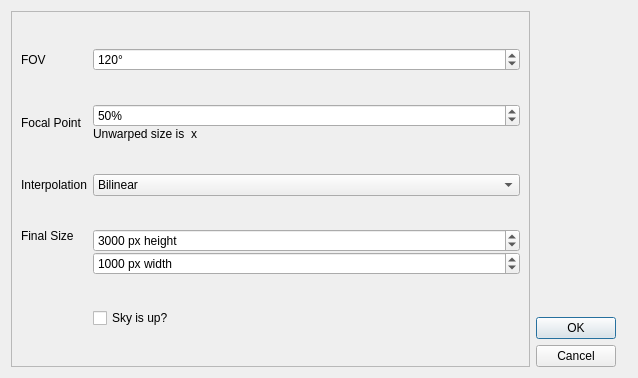
<?xml version="1.0" encoding="UTF-8"?>
<ui version="4.0">
 <class>SettingsDialog</class>
 <widget class="QDialog" name="SettingsDialog">
  <property name="geometry">
   <rect>
    <x>0</x>
    <y>0</y>
    <width>638</width>
    <height>378</height>
   </rect>
  </property>
  <property name="windowTitle">
   <string>Settings</string>
  </property>
  <layout class="QGridLayout" name="gridLayout">
   <item row="0" column="0" rowspan="2">
    <widget class="QScrollArea" name="scrollArea">
     <property name="widgetResizable">
      <bool>true</bool>
     </property>
     <widget class="QWidget" name="scrollAreaWidgetContents">
      <property name="geometry">
       <rect>
        <x>0</x>
        <y>0</y>
        <width>526</width>
        <height>364</height>
       </rect>
      </property>
      <layout class="QGridLayout" name="gridLayout_2">
       <item row="0" column="0">
        <widget class="QLabel" name="fovLabel">
         <property name="sizePolicy">
          <sizepolicy hsizetype="Fixed" vsizetype="Preferred">
           <horstretch>0</horstretch>
           <verstretch>0</verstretch>
          </sizepolicy>
         </property>
         <property name="text">
          <string>FOV</string>
         </property>
         <property name="buddy">
          <cstring>fovSpinBox</cstring>
         </property>
        </widget>
       </item>
       <item row="0" column="1">
        <widget class="QSpinBox" name="fovSpinBox">
         <property name="suffix">
          <string>°</string>
         </property>
         <property name="maximum">
          <number>180</number>
         </property>
         <property name="value">
          <number>120</number>
         </property>
        </widget>
       </item>
       <item row="1" column="0">
        <widget class="QLabel" name="focalPointLabel">
         <property name="sizePolicy">
          <sizepolicy hsizetype="Fixed" vsizetype="Preferred">
           <horstretch>0</horstretch>
           <verstretch>0</verstretch>
          </sizepolicy>
         </property>
         <property name="text">
          <string>Focal Point</string>
         </property>
         <property name="buddy">
          <cstring>focalPointSpinBox</cstring>
         </property>
        </widget>
       </item>
       <item row="1" column="1">
        <widget class="QFrame" name="focalPointAuxFrame">
         <property name="sizePolicy">
          <sizepolicy hsizetype="Preferred" vsizetype="Fixed">
           <horstretch>0</horstretch>
           <verstretch>0</verstretch>
          </sizepolicy>
         </property>
         <property name="frameShape">
          <enum>QFrame::NoFrame</enum>
         </property>
         <property name="frameShadow">
          <enum>QFrame::Raised</enum>
         </property>
         <layout class="QGridLayout" name="gridLayout_3">
          <property name="horizontalSpacing">
           <number>-1</number>
          </property>
          <property name="verticalSpacing">
           <number>0</number>
          </property>
          <property name="margin">
           <number>0</number>
          </property>
          <item row="0" column="0" colspan="2">
           <widget class="QSpinBox" name="focalPointSpinBox">
            <property name="suffix">
             <string>%</string>
            </property>
            <property name="maximum">
             <number>100</number>
            </property>
            <property name="value">
             <number>50</number>
            </property>
           </widget>
          </item>
          <item row="1" column="1">
           <widget class="QLabel" name="imageWidthSizeLabel">
            <property name="sizePolicy">
             <sizepolicy hsizetype="Preferred" vsizetype="Fixed">
              <horstretch>0</horstretch>
              <verstretch>0</verstretch>
             </sizepolicy>
            </property>
            <property name="text">
             <string>&lt;width&gt;x&lt;height&gt;</string>
            </property>
           </widget>
          </item>
          <item row="1" column="0">
           <widget class="QLabel" name="processedSizeLabel">
            <property name="sizePolicy">
             <sizepolicy hsizetype="Fixed" vsizetype="Preferred">
              <horstretch>0</horstretch>
              <verstretch>0</verstretch>
             </sizepolicy>
            </property>
            <property name="text">
             <string>Unwarped size is</string>
            </property>
           </widget>
          </item>
         </layout>
        </widget>
       </item>
       <item row="2" column="0">
        <widget class="QLabel" name="interpolationLabel">
         <property name="sizePolicy">
          <sizepolicy hsizetype="Fixed" vsizetype="Preferred">
           <horstretch>0</horstretch>
           <verstretch>0</verstretch>
          </sizepolicy>
         </property>
         <property name="text">
          <string>Interpolation</string>
         </property>
         <property name="buddy">
          <cstring>interpolationComboBox</cstring>
         </property>
        </widget>
       </item>
       <item row="2" column="1">
        <widget class="QComboBox" name="interpolationComboBox">
         <property name="currentIndex">
          <number>1</number>
         </property>
         <item>
          <property name="text">
           <string comment="Image interpolation">Nearest Neighbor</string>
          </property>
         </item>
         <item>
          <property name="text">
           <string comment="Image interpolation">Bilinear</string>
          </property>
         </item>
         <item>
          <property name="text">
           <string comment="Image interpolation">Bicubic</string>
          </property>
         </item>
        </widget>
       </item>
       <item row="3" column="0">
        <widget class="QLabel" name="finalSizeLabel">
         <property name="text">
          <string>Final Size</string>
         </property>
         <property name="alignment">
          <set>Qt::AlignLeading|Qt::AlignLeft|Qt::AlignTop</set>
         </property>
        </widget>
       </item>
       <item row="3" column="1">
        <widget class="QFrame" name="finalSizeFrame">
         <property name="sizePolicy">
          <sizepolicy hsizetype="Preferred" vsizetype="Fixed">
           <horstretch>0</horstretch>
           <verstretch>0</verstretch>
          </sizepolicy>
         </property>
         <property name="frameShape">
          <enum>QFrame::NoFrame</enum>
         </property>
         <property name="frameShadow">
          <enum>QFrame::Raised</enum>
         </property>
         <layout class="QVBoxLayout" name="verticalLayout_2">
          <property name="spacing">
           <number>0</number>
          </property>
          <property name="margin">
           <number>0</number>
          </property>
          <item>
           <widget class="QSpinBox" name="finalWidthSpinBox">
            <property name="keyboardTracking">
             <bool>false</bool>
            </property>
            <property name="suffix">
             <string> px height</string>
            </property>
            <property name="maximum">
             <number>8000</number>
            </property>
            <property name="singleStep">
             <number>100</number>
            </property>
            <property name="value">
             <number>3000</number>
            </property>
           </widget>
          </item>
          <item>
           <widget class="QSpinBox" name="finalHeightSpinBox">
            <property name="keyboardTracking">
             <bool>false</bool>
            </property>
            <property name="suffix">
             <string> px width</string>
            </property>
            <property name="maximum">
             <number>3000</number>
            </property>
            <property name="singleStep">
             <number>100</number>
            </property>
            <property name="value">
             <number>1000</number>
            </property>
           </widget>
          </item>
         </layout>
        </widget>
       </item>
       <item row="4" column="1">
        <widget class="QCheckBox" name="skyUpCheckbox">
         <property name="text">
          <string>Sky is up?</string>
         </property>
        </widget>
       </item>
      </layout>
     </widget>
    </widget>
   </item>
   <item row="0" column="1">
    <spacer name="verticalSpacer">
     <property name="orientation">
      <enum>Qt::Vertical</enum>
     </property>
     <property name="sizeHint" stdset="0">
      <size>
       <width>91</width>
       <height>218</height>
      </size>
     </property>
    </spacer>
   </item>
   <item row="1" column="1">
    <widget class="QDialogButtonBox" name="buttonBox">
     <property name="sizePolicy">
      <sizepolicy hsizetype="Fixed" vsizetype="Fixed">
       <horstretch>0</horstretch>
       <verstretch>0</verstretch>
      </sizepolicy>
     </property>
     <property name="orientation">
      <enum>Qt::Vertical</enum>
     </property>
     <property name="standardButtons">
      <set>QDialogButtonBox::Cancel|QDialogButtonBox::Ok</set>
     </property>
    </widget>
   </item>
  </layout>
 </widget>
 <resources/>
 <connections>
  <connection>
   <sender>buttonBox</sender>
   <signal>accepted()</signal>
   <receiver>SettingsDialog</receiver>
   <slot>accept()</slot>
   <hints>
    <hint type="sourcelabel">
     <x>633</x>
     <y>373</y>
    </hint>
    <hint type="destinationlabel">
     <x>157</x>
     <y>274</y>
    </hint>
   </hints>
  </connection>
  <connection>
   <sender>buttonBox</sender>
   <signal>rejected()</signal>
   <receiver>SettingsDialog</receiver>
   <slot>reject()</slot>
   <hints>
    <hint type="sourcelabel">
     <x>633</x>
     <y>373</y>
    </hint>
    <hint type="destinationlabel">
     <x>286</x>
     <y>274</y>
    </hint>
   </hints>
  </connection>
  <connection>
   <sender>fovSpinBox</sender>
   <signal>valueChanged(int)</signal>
   <receiver>SettingsDialog</receiver>
   <slot>updateSizeLabel()</slot>
   <hints>
    <hint type="sourcelabel">
     <x>153</x>
     <y>64</y>
    </hint>
    <hint type="destinationlabel">
     <x>156</x>
     <y>0</y>
    </hint>
   </hints>
  </connection>
  <connection>
   <sender>focalPointSpinBox</sender>
   <signal>valueChanged(int)</signal>
   <receiver>SettingsDialog</receiver>
   <slot>updateSizeLabel()</slot>
   <hints>
    <hint type="sourcelabel">
     <x>275</x>
     <y>180</y>
    </hint>
    <hint type="destinationlabel">
     <x>275</x>
     <y>2</y>
    </hint>
   </hints>
  </connection>
  <connection>
   <sender>fovSpinBox</sender>
   <signal>valueChanged(int)</signal>
   <receiver>SettingsDialog</receiver>
   <slot>updateFinalHeightRatio()</slot>
   <hints>
    <hint type="sourcelabel">
     <x>126</x>
     <y>46</y>
    </hint>
    <hint type="destinationlabel">
     <x>125</x>
     <y>0</y>
    </hint>
   </hints>
  </connection>
  <connection>
   <sender>finalWidthSpinBox</sender>
   <signal>valueChanged(int)</signal>
   <receiver>SettingsDialog</receiver>
   <slot>updateFinalHeightRatio()</slot>
   <hints>
    <hint type="sourcelabel">
     <x>217</x>
     <y>312</y>
    </hint>
    <hint type="destinationlabel">
     <x>213</x>
     <y>310</y>
    </hint>
   </hints>
  </connection>
  <connection>
   <sender>finalHeightSpinBox</sender>
   <signal>valueChanged(int)</signal>
   <receiver>SettingsDialog</receiver>
   <slot>updateFinalWidthRatio()</slot>
   <hints>
    <hint type="sourcelabel">
     <x>421</x>
     <y>338</y>
    </hint>
    <hint type="destinationlabel">
     <x>417</x>
     <y>315</y>
    </hint>
   </hints>
  </connection>
 </connections>
 <slots>
  <slot>updateSizeLabel()</slot>
  <slot>updateFinalHeightRatio()</slot>
  <slot>updateFinalWidthRatio()</slot>
 </slots>
</ui>
